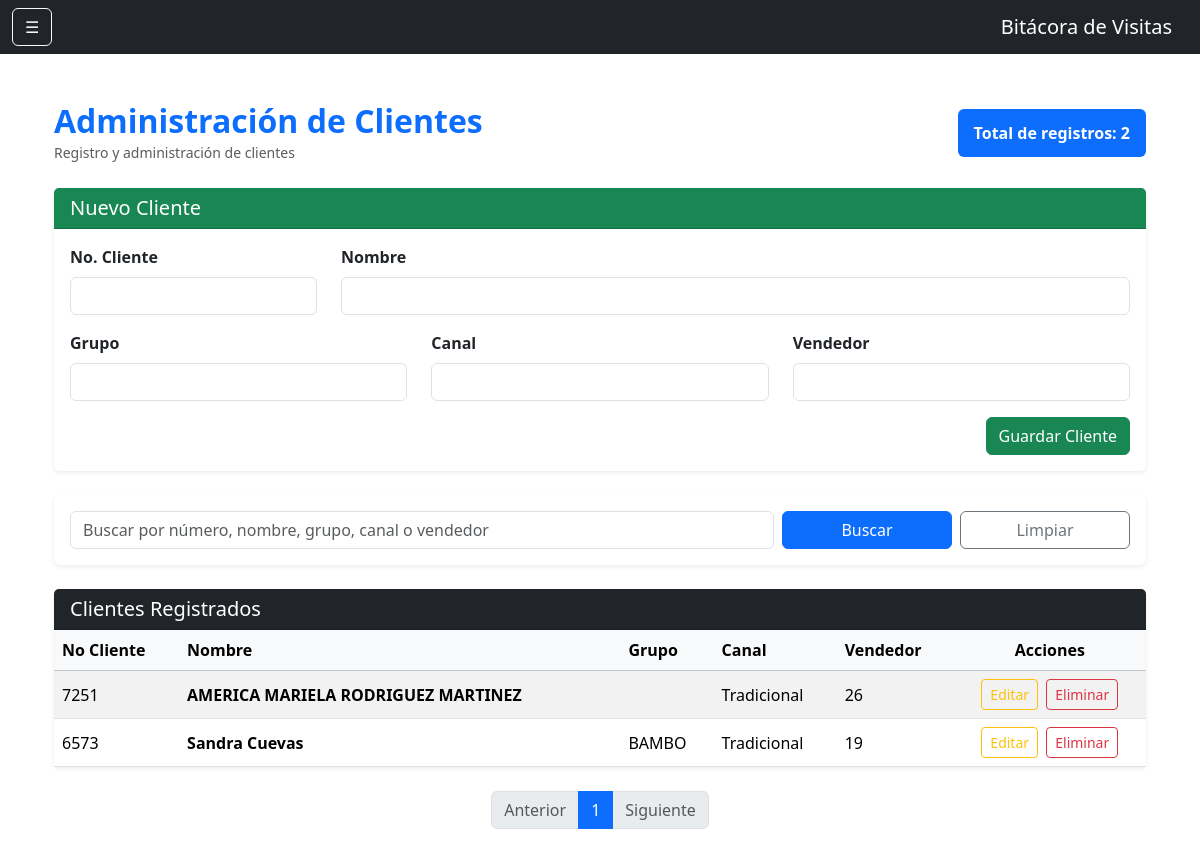
Before: /clientes (signed in) with the older database file.
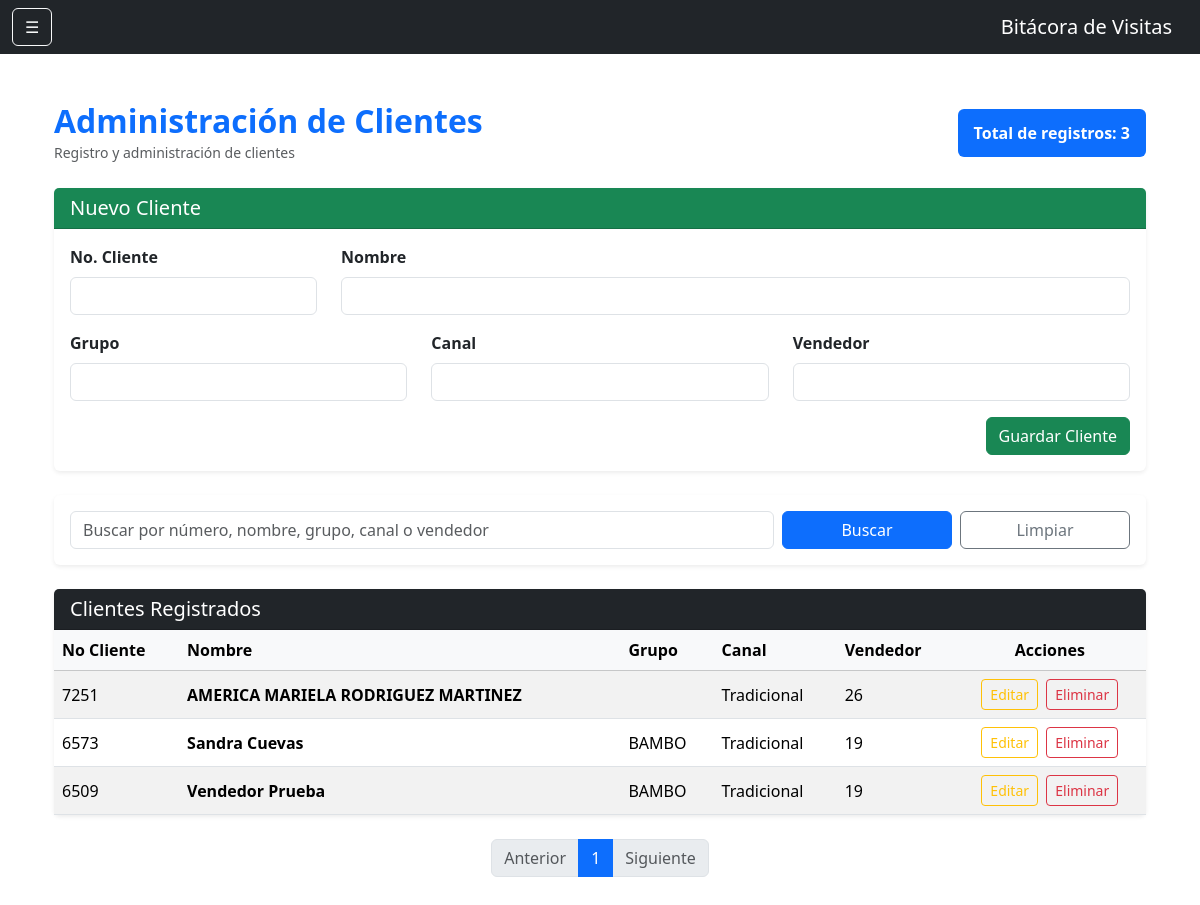
After: the same page with the newer database file.
### models.py (models this page shows)
class Cliente(db.Model):
    __tablename__ = 'clientes'
    id = db.Column(
        db.Integer,
        primary_key=True
    )
    num_cliente = db.Column(
        db.String(20),
        unique=True,
        nullable=False
    )
    nombre = db.Column(
        db.String(150),
        nullable=False
    )
    grupo = db.Column(
        db.String(100)
    )
    canal = db.Column(
        db.String(100)
    )
    vendedor = db.Column(
        db.Integer
    )

### app.py (the view, shortened to what this page needs)
@app.route('/clientes', methods=['GET', 'POST'])
@login_required
def clientes():
    if current_user.rol not in ['admin', 'supervisor']:
        return "Acceso denegado"
    buscar = request.args.get(
        'buscar',
        ''
    )
    pagina = request.args.get(
        'page',
        1,
        type=int
    )
    if buscar:
        lista_clientes = Cliente.query.filter(
            or_(
                Cliente.num_cliente.contains(
                    buscar
                ),
                Cliente.nombre.contains(
                    buscar
                ),
                Cliente.grupo.contains(
                    buscar
                ),
                Cliente.canal.contains(
                    buscar
                )
            )
        ).order_by(
            Cliente.nombre
        ).paginate(
            page=pagina,
            per_page=25,
            error_out=False
        )
    else:
        lista_clientes = Cliente.query.order_by(
            Cliente.nombre
        ).paginate(
            page=pagina,
            per_page=25,
            error_out=False
        )
    return render_template(
        'clientes.html',
        clientes=lista_clientes
    )

### app.py (called while the page is built)
@login_manager.user_loader
def load_user(user_id):
    return Usuario.query.get(int(user_id))

### templates/clientes.html (shortened to what this page needs)
{% extends 'base.html' %}
{% block contenido %}
<div class="container py-4">
    <div class="d-flex justify-content-between align-items-center mb-4">
        <div>
            <h2 class="fw-bold text-primary mb-0">
                Administración de Clientes
            </h2>
            <small class="text-muted">
                Registro y administración de clientes
            </small>
        </div>
        <div>
            <span class="badge bg-primary fs-6 p-3">
                Total de registros: {{ clientes.total }}
            </span>
        </div>
    </div>
    <div class="card shadow-sm border-0 mb-4">
        <div class="card-header bg-success text-white">
            <h5 class="mb-0">
                Nuevo Cliente
            </h5>
        </div>
        <div class="card-body">
            <form method="POST">
                <div class="row">
                    <div class="col-md-3 mb-3">
                        <label class="form-label fw-semibold">
                            No. Cliente
                        </label>
                        <input
                            type="text"
                            name="num_cliente"
                            class="form-control"
                            required>
                    </div>
                    <div class="col-md-9 mb-3">
                        <label class="form-label fw-semibold">
                            Nombre
                        </label>
                        <input
                            type="text"
                            name="nombre"
                            class="form-control"
                            required>
                    </div>
                    <div class="col-md-4 mb-3">
                        <label class="form-label fw-semibold">
                            Grupo
                        </label>
                        <input
                            type="text"
                            name="grupo"
                            class="form-control">
                    </div>
                    <div class="col-md-4 mb-3">
                        <label class="form-label fw-semibold">
                            Canal
                        </label>
                        <input
                            type="text"
                            name="canal"
                            class="form-control">
                    </div>
                    <div class="col-md-4 mb-3">
                        <label class="form-label fw-semibold">
                            Vendedor
                        </label>
                        <input
                            type="text"
                            name="vendedor"
                            class="form-control">
                    </div>
                </div>
                <div class="text-end">
                    <button
                        type="submit"
                        class="btn btn-success">
                        Guardar Cliente
                    </button>
                </div>
            </form>
        </div>
    </div>
    <div class="card shadow-sm border-0 mb-4">
        <div class="card-body">
            <form method="GET">
                <div class="row g-2 align-items-center">
                    <div class="col-md-8">
                        <input
                            type="text"
                            name="buscar"
                            class="form-control"
                            value="{{ request.args.get('buscar','') }}"
                            placeholder="Buscar por número, nombre, grupo, canal o vendedor">
                    </div>
                    <div class="col-md-2">
                        <button
                            class="btn btn-primary w-100"
                            type="submit">
                            Buscar
                        </button>
                    </div>
                    <div class="col-md-2">
                        <a
                            href="{{ url_for('clientes') }}"
                            class="btn btn-outline-secondary w-100">
                            Limpiar
                        </a>
                    </div>
                </div>
            </form>
        </div>
    </div>
    <div class="card shadow-sm border-0">
        <div class="card-header bg-dark text-white">
            <h5 class="mb-0">
                Clientes Registrados
            </h5>
        </div>
        <div class="table-responsive">
            <table class="table table-hover table-striped align-middle mb-0">
                <thead class="table-light">
                    <tr>
                        <th>No Cliente</th>
                        <th>Nombre</th>
                        <th>Grupo</th>
                        <th>Canal</th>
                        <th>Vendedor</th>
                        <th class="text-center">
                            Acciones
                        </th>
                    </tr>
                </thead>
                <tbody>
                    {% for cliente in clientes.items %}
                    <tr>
                        <td>{{ cliente.num_cliente }}</td>
                        <td class="fw-semibold">
                            {{ cliente.nombre }}
                        </td>
                        <td>{{ cliente.grupo }}</td>
                        <td>{{ cliente.canal }}</td>
                        <td>{{ cliente.vendedor }}</td>
                        <td class="text-center">
                                                    <a
                                href="/cliente/editar/{{ cliente.id }}"
                                class="btn btn-outline-warning btn-sm me-1">
                                Editar
                            </a>
                            <a
                                href="/cliente/eliminar/{{ cliente.id }}"
                                class="btn btn-outline-danger btn-sm"
                                onclick="return confirm('¿Eliminar este cliente?');">
                                Eliminar
                            </a>
                        </td>
                    </tr>
                    {% endfor %}
                </tbody>
            </table>
        </div>
    </div>
    <nav class="mt-4">
        <ul class="pagination justify-content-center">
            {% if clientes.has_prev %}
            <li class="page-item">
                <a
                    class="page-link"
                    href="{{ url_for('clientes', page=clientes.prev_num, buscar=request.args.get('buscar','')) }}">
                    <i class="bi bi-chevron-left"></i>
                    Anterior
                </a>
            </li>
            {% else %}
            <li class="page-item disabled">
                <span class="page-link">
                    Anterior
                </span>
            </li>
            {% endif %}
            {% for num in clientes.iter_pages(left_edge=1,
                                              right_edge=1,
                                              left_current=2,
                                              right_current=2) %}
                {% if num %}
                    <li class="page-item {% if num == clientes.page %}active{% endif %}">
                        <a
                            class="page-link"
                            href="{{ url_for('clientes', page=num, buscar=request.args.get('buscar','')) }}">
                            {{ num }}
                        </a>
                    </li>
                {% else %}
                    <li class="page-item disabled">
                        <span class="page-link">
                            ...
                        </span>
                    </li>
                {% endif %}
            {% endfor %}
            {% if clientes.has_next %}
            <li class="page-item">
                <a
                    class="page-link"
                    href="{{ url_for('clientes', page=clientes.next_num, buscar=request.args.get('buscar','')) }}">
                    Siguiente
                    <i class="bi bi-chevron-right"></i>
                </a>
            </li>
            {% else %}
            <li class="page-item disabled">
                <span class="page-link">
                    Siguiente
                </span>
            </li>
            {% endif %}
        </ul>
    </nav>
</div>
{% endblock %}

### templates/base.html (shortened to what this page needs)
<!DOCTYPE html>
<html lang="es">
<head>
    <link
        href="https://cdn.jsdelivr.net/npm/bootstrap@5.3.3/dist/css/bootstrap.min.css"
        rel="stylesheet">
</head>
<body>
    <nav class="navbar navbar-dark bg-dark">
        <div class="container-fluid">
            <button
                class="btn btn-outline-light"
                type="button"
                data-bs-toggle="offcanvas"
                data-bs-target="#menuLateral">
                ☰
            </button>
            <span class="navbar-brand mb-0 h1">
                Bitácora de Visitas
            </span>
        </div>
    </nav>
    <div class="container mt-4">
        {% block contenido %}
        {% endblock %}
    </div>
</body>
</html>

Changed rows visible on the page:
added Cliente: num_cliente "6509", nombre "Vendedor Prueba", grupo "BAMBO", canal "Tradicional", vendedor "19"
Other visible differences:
{{ clientes.total }}: "2" → "3"
